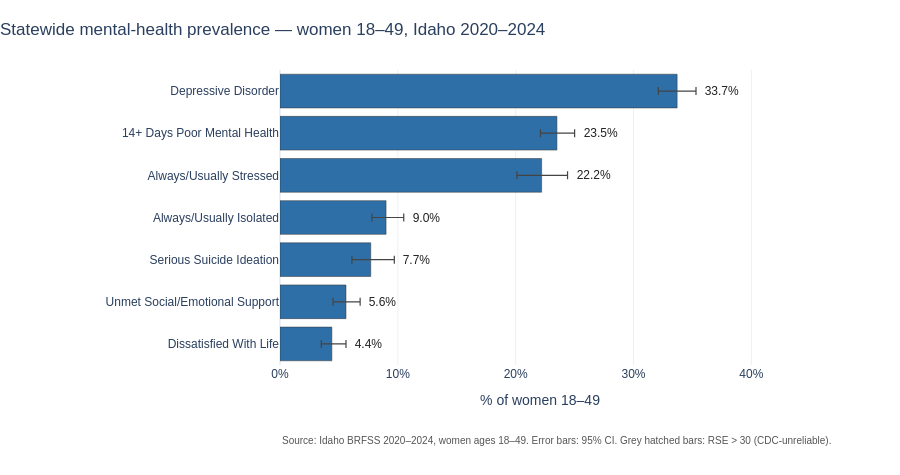

Notebook code for this chart:
### Markdown cell above
## B1. Statewide summary

### Code cell
mental_summary_fig, mental_summary = statewide_summary(
    df, MENTAL_METRICS,
    'Statewide mental-health prevalence \u2014 women 18\u201349, Idaho 2020\u20132024',
)
mental_summary_fig.show()
mental_summary

### Figure 1 — Plotly figure (JSON) as saved in the notebook; plotly's stock layout.template omitted (floating-point values rounded to 4 significant figures)
{"data": [{"customdata": ["<b>Dissatisfied With Life</b><br>4.4% (95% CI 3.5–5.6)<br>n = 3097, RSE = 11", "<b>Unmet Social/Emotional Support</b><br>5.6% (95% CI 4.5–6.8)<br>n = 3116, RSE = 10", "<b>Serious Suicide Ideation</b><br>7.7% (95% CI 6.1–9.7)<br>n = 1945, RSE = 12", "<b>Always/Usually Isolated</b><br>9.0% (95% CI 7.8–10.5)<br>n = 3109, RSE = 8", "<b>Always/Usually Stressed</b><br>22.2% (95% CI 20.1–24.4)<br>n = 2387, RSE = 5", "<b>14+ Days Poor Mental Health</b><br>23.5% (95% CI 22.1–25.0)<br>n = 5896, RSE = 3", "<b>Depressive Disorder</b><br>33.7% (95% CI 32.1–35.3)<br>n = 5980, RSE = 2"], "error_x": {"array": [1.2, 1.2, 2.0, 1.5, 2.2, 1.5, 1.6], "arrayminus": [0.9, 1.1, 1.6, 1.2, 2.1, 1.4, 1.6], "color": "#444", "symmetric": false, "thickness": 1.2, "type": "data", "width": 4}, "hovertemplate": "%{customdata}<extra></extra>", "marker": {"color": ["#2e6fa7", "#2e6fa7", "#2e6fa7", "#2e6fa7", "#2e6fa7", "#2e6fa7", "#2e6fa7"], "line": {"color": "#333", "width": 0.5}, "pattern": {"shape": ["", "", "", "", "", "", ""], "size": 6, "solidity": 0.3}}, "orientation": "h", "type": "bar", "x": [4.4, 5.6, 7.7, 9.0, 22.2, 23.5, 33.7], "y": ["Dissatisfied With Life", "Unmet Social/Emotional Support", "Serious Suicide Ideation", "Always/Usually Isolated", "Always/Usually Stressed", "14+ Days Poor Mental Health", "Depressive Disorder"]}], "layout": {"annotations": [{"font": {"color": "#222", "size": 12}, "showarrow": false, "text": "  4.4%", "x": 5.6, "xanchor": "left", "y": "Dissatisfied With Life", "yanchor": "middle"}, {"font": {"color": "#222", "size": 12}, "showarrow": false, "text": "  5.6%", "x": 6.8, "xanchor": "left", "y": "Unmet Social/Emotional Support", "yanchor": "middle"}, {"font": {"color": "#222", "size": 12}, "showarrow": false, "text": "  7.7%", "x": 9.7, "xanchor": "left", "y": "Serious Suicide Ideation", "yanchor": "middle"}, {"font": {"color": "#222", "size": 12}, "showarrow": false, "text": "  9.0%", "x": 10.5, "xanchor": "left", "y": "Always/Usually Isolated", "yanchor": "middle"}, {"font": {"color": "#222", "size": 12}, "showarrow": false, "text": "  22.2%", "x": 24.4, "xanchor": "left", "y": "Always/Usually Stressed", "yanchor": "middle"}, {"font": {"color": "#222", "size": 12}, "showarrow": false, "text": "  23.5%", "x": 25, "xanchor": "left", "y": "14+ Days Poor Mental Health", "yanchor": "middle"}, {"font": {"color": "#222", "size": 12}, "showarrow": false, "text": "  33.7%", "x": 35.3, "xanchor": "left", "y": "Depressive Disorder", "yanchor": "middle"}, {"font": {"color": "#555", "size": 10}, "showarrow": false, "text": "Source: Idaho BRFSS 2020–2024, women ages 18–49. Error bars: 95% CI. Grey hatched bars: RSE > 30 (CDC-unreliable).", "x": 0, "xanchor": "left", "xref": "paper", "y": -0.28, "yref": "paper"}], "font": {"family": "Helvetica, Arial, sans-serif", "size": 12}, "height": 475, "margin": {"b": 110, "l": 280, "r": 100, "t": 70}, "title": {"text": "Statewide mental-health prevalence — women 18–49, Idaho 2020–2024", "x": 0, "xanchor": "left"}, "xaxis": {"range": [0, 44.12], "ticksuffix": "%", "title": {"text": "% of women 18–49"}}}}
